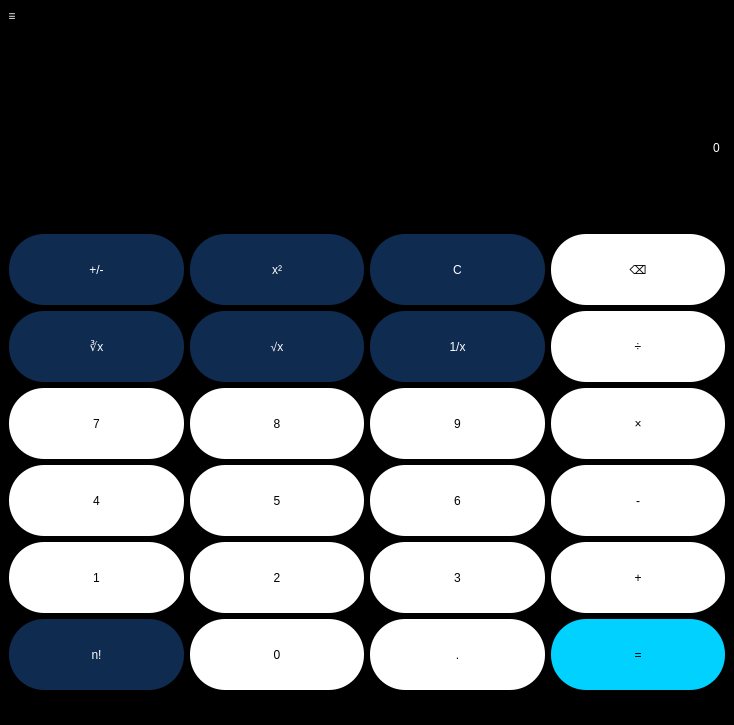
<?xml version="1.0" encoding="UTF-8"?>
<ui version="4.0">
 <class>MainWindow</class>
 <widget class="QMainWindow" name="MainWindow">
  <property name="geometry">
   <rect>
    <x>0</x>
    <y>0</y>
    <width>734</width>
    <height>725</height>
   </rect>
  </property>
  <property name="minimumSize">
   <size>
    <width>734</width>
    <height>725</height>
   </size>
  </property>
  <property name="maximumSize">
   <size>
    <width>734</width>
    <height>725</height>
   </size>
  </property>
  <property name="windowTitle">
   <string>Multy Calculator</string>
  </property>
  <property name="styleSheet">
   <string notr="true">background-color: rgb(0, 0, 0);
color: rgb(255, 255, 255);
selection-background-color: rgb(140, 140, 140);
</string>
  </property>
  <widget class="QWidget" name="centralwidget">
   <property name="minimumSize">
    <size>
     <width>734</width>
     <height>666</height>
    </size>
   </property>
   <property name="maximumSize">
    <size>
     <width>734</width>
     <height>666</height>
    </size>
   </property>
   <property name="styleSheet">
    <string notr="true">QWidget{background-color: #000000;}</string>
   </property>
   <layout class="QVBoxLayout" name="verticalLayout_2">
    <item>
     <layout class="QVBoxLayout" name="verticalLayout">
      <item>
       <widget class="QLabel" name="resol">
        <property name="maximumSize">
         <size>
          <width>16777215</width>
          <height>31</height>
         </size>
        </property>
        <property name="layoutDirection">
         <enum>Qt::RightToLeft</enum>
        </property>
        <property name="styleSheet">
         <string notr="true">QLabel{
border: 1px solid black;
color: rgb(255, 255, 255);
font: 75 16pt &quot;Yu Gothic UI Semibold&quot;;
}</string>
        </property>
        <property name="text">
         <string/>
        </property>
        <property name="alignment">
         <set>Qt::AlignRight|Qt::AlignTrailing|Qt::AlignVCenter</set>
        </property>
       </widget>
      </item>
      <item>
       <widget class="QLineEdit" name="ans_space">
        <property name="enabled">
         <bool>false</bool>
        </property>
        <property name="minimumSize">
         <size>
          <width>240</width>
          <height>161</height>
         </size>
        </property>
        <property name="maximumSize">
         <size>
          <width>16777215</width>
          <height>161</height>
         </size>
        </property>
        <property name="layoutDirection">
         <enum>Qt::LeftToRight</enum>
        </property>
        <property name="styleSheet">
         <string notr="true">QLineEdit{
border: 1px solid black;
color: rgb(255, 255, 255);
	font: 75 70pt &quot;Yu Gothic UI Semibold&quot;;
}</string>
        </property>
        <property name="text">
         <string>0</string>
        </property>
        <property name="alignment">
         <set>Qt::AlignRight|Qt::AlignTrailing|Qt::AlignVCenter</set>
        </property>
       </widget>
      </item>
      <item>
       <layout class="QGridLayout" name="gridLayout">
        <item row="4" column="1">
         <widget class="QPushButton" name="pushButton_17">
          <property name="minimumSize">
           <size>
            <width>71</width>
            <height>71</height>
           </size>
          </property>
          <property name="maximumSize">
           <size>
            <width>1000</width>
            <height>1000</height>
           </size>
          </property>
          <property name="baseSize">
           <size>
            <width>1000</width>
            <height>1000</height>
           </size>
          </property>
          <property name="styleSheet">
           <string notr="true">QPushButton{
font: 75 15pt &quot;MS Shell Dlg 2&quot;;
background-color: #ffffff;
color: black;
	border: 0px;
    border-radius: 35px;
    border-style: outset;
}
QPushButton:pressed{
background-color: #ebebeb;
}</string>
          </property>
          <property name="text">
           <string notr="true">2</string>
          </property>
          <attribute name="buttonGroup">
           <string notr="true">numsButtonsGroup</string>
          </attribute>
         </widget>
        </item>
        <item row="3" column="0">
         <widget class="QPushButton" name="pushButton_15">
          <property name="minimumSize">
           <size>
            <width>71</width>
            <height>71</height>
           </size>
          </property>
          <property name="maximumSize">
           <size>
            <width>1000</width>
            <height>1000</height>
           </size>
          </property>
          <property name="baseSize">
           <size>
            <width>1000</width>
            <height>1000</height>
           </size>
          </property>
          <property name="styleSheet">
           <string notr="true">QPushButton{
font: 75 15pt &quot;MS Shell Dlg 2&quot;;
background-color: #ffffff;
color: black;
	border: 0px;
    border-radius: 35px;
    border-style: outset;
}
QPushButton:pressed{
background-color: #ebebeb;
}</string>
          </property>
          <property name="text">
           <string notr="true">4</string>
          </property>
          <attribute name="buttonGroup">
           <string notr="true">numsButtonsGroup</string>
          </attribute>
         </widget>
        </item>
        <item row="4" column="0">
         <widget class="QPushButton" name="pushButton_16">
          <property name="minimumSize">
           <size>
            <width>71</width>
            <height>71</height>
           </size>
          </property>
          <property name="maximumSize">
           <size>
            <width>1000</width>
            <height>1000</height>
           </size>
          </property>
          <property name="sizeIncrement">
           <size>
            <width>0</width>
            <height>0</height>
           </size>
          </property>
          <property name="baseSize">
           <size>
            <width>1000</width>
            <height>1000</height>
           </size>
          </property>
          <property name="styleSheet">
           <string notr="true">QPushButton{
font: 75 15pt &quot;MS Shell Dlg 2&quot;;
background-color: #ffffff;
color: black;
	border: 0px;
    border-radius: 35px;
    border-style: outset;
}
QPushButton:pressed{
background-color: #ebebeb;
}</string>
          </property>
          <property name="text">
           <string notr="true">1</string>
          </property>
          <attribute name="buttonGroup">
           <string notr="true">numsButtonsGroup</string>
          </attribute>
         </widget>
        </item>
        <item row="4" column="2">
         <widget class="QPushButton" name="pushButton_18">
          <property name="minimumSize">
           <size>
            <width>71</width>
            <height>71</height>
           </size>
          </property>
          <property name="maximumSize">
           <size>
            <width>1000</width>
            <height>1000</height>
           </size>
          </property>
          <property name="baseSize">
           <size>
            <width>1000</width>
            <height>1000</height>
           </size>
          </property>
          <property name="styleSheet">
           <string notr="true">QPushButton{
font: 75 15pt &quot;MS Shell Dlg 2&quot;;
background-color: #ffffff;
color: black;
	border: 0px;
    border-radius: 35px;
    border-style: outset;
}
QPushButton:pressed{
background-color: #ebebeb;
}</string>
          </property>
          <property name="text">
           <string notr="true">3</string>
          </property>
          <attribute name="buttonGroup">
           <string notr="true">numsButtonsGroup</string>
          </attribute>
         </widget>
        </item>
        <item row="5" column="0">
         <widget class="QPushButton" name="fact_btn">
          <property name="minimumSize">
           <size>
            <width>71</width>
            <height>71</height>
           </size>
          </property>
          <property name="maximumSize">
           <size>
            <width>1000</width>
            <height>1000</height>
           </size>
          </property>
          <property name="sizeIncrement">
           <size>
            <width>0</width>
            <height>0</height>
           </size>
          </property>
          <property name="baseSize">
           <size>
            <width>0</width>
            <height>0</height>
           </size>
          </property>
          <property name="styleSheet">
           <string notr="true">QPushButton{
font: 15pt &quot;MS Shell Dlg 2&quot;;
background-color: #0f2b50;
	border: 0px;
    border-radius: 35px;
    border-style: outset;
	color: rgb(255, 255, 255);
}
QPushButton:pressed{
background-color: #091c34;
color: #6d6d6d
}
</string>
          </property>
          <property name="text">
           <string notr="true">n!</string>
          </property>
          <attribute name="buttonGroup">
           <string notr="true">complexSignButtonsGroup</string>
          </attribute>
         </widget>
        </item>
        <item row="2" column="2">
         <widget class="QPushButton" name="pushButton_12">
          <property name="minimumSize">
           <size>
            <width>71</width>
            <height>71</height>
           </size>
          </property>
          <property name="maximumSize">
           <size>
            <width>1000</width>
            <height>1000</height>
           </size>
          </property>
          <property name="baseSize">
           <size>
            <width>1000</width>
            <height>1000</height>
           </size>
          </property>
          <property name="styleSheet">
           <string notr="true">QPushButton{
font: 75 15pt &quot;MS Shell Dlg 2&quot;;
background-color: #ffffff;
color: black;
	border: 0px;
    border-radius: 35px;
    border-style: outset;
}
QPushButton:pressed{
background-color: #ebebeb;
}</string>
          </property>
          <property name="text">
           <string notr="true">9</string>
          </property>
          <attribute name="buttonGroup">
           <string notr="true">numsButtonsGroup</string>
          </attribute>
         </widget>
        </item>
        <item row="1" column="2">
         <widget class="QPushButton" name="rev_btn">
          <property name="minimumSize">
           <size>
            <width>71</width>
            <height>71</height>
           </size>
          </property>
          <property name="maximumSize">
           <size>
            <width>1000</width>
            <height>1000</height>
           </size>
          </property>
          <property name="baseSize">
           <size>
            <width>1000</width>
            <height>1000</height>
           </size>
          </property>
          <property name="styleSheet">
           <string notr="true">QPushButton{
font: 15pt &quot;MS Shell Dlg 2&quot;;
background-color: #0f2b50;
	border: 0px;
    border-radius: 35px;
    border-style: outset;
	color: rgb(255, 255, 255);
}
QPushButton:pressed{
background-color: #091c34;
color: #6d6d6d
}
</string>
          </property>
          <property name="text">
           <string notr="true">1/x</string>
          </property>
          <attribute name="buttonGroup">
           <string notr="true">complexSignButtonsGroup</string>
          </attribute>
         </widget>
        </item>
        <item row="1" column="1">
         <widget class="QPushButton" name="root_2_btn">
          <property name="minimumSize">
           <size>
            <width>71</width>
            <height>71</height>
           </size>
          </property>
          <property name="maximumSize">
           <size>
            <width>1000</width>
            <height>1000</height>
           </size>
          </property>
          <property name="baseSize">
           <size>
            <width>1000</width>
            <height>1000</height>
           </size>
          </property>
          <property name="styleSheet">
           <string notr="true">QPushButton{
font: 15pt &quot;MS Shell Dlg 2&quot;;
background-color: #0f2b50;
	border: 0px;
    border-radius: 35px;
    border-style: outset;
	color: rgb(255, 255, 255);
}
QPushButton:pressed{
background-color: #091c34;
color: #6d6d6d
}
</string>
          </property>
          <property name="text">
           <string notr="true">√x</string>
          </property>
          <attribute name="buttonGroup">
           <string notr="true">complexSignButtonsGroup</string>
          </attribute>
         </widget>
        </item>
        <item row="1" column="3">
         <widget class="QPushButton" name="div_btn">
          <property name="minimumSize">
           <size>
            <width>71</width>
            <height>71</height>
           </size>
          </property>
          <property name="maximumSize">
           <size>
            <width>1000</width>
            <height>1000</height>
           </size>
          </property>
          <property name="baseSize">
           <size>
            <width>1000</width>
            <height>1000</height>
           </size>
          </property>
          <property name="styleSheet">
           <string notr="true">QPushButton{
font: 75 15pt &quot;MS Shell Dlg 2&quot;;
background-color: #ffffff;
color: black;
	border: 0px;
    border-radius: 35px;
    border-style: outset;
}
QPushButton:pressed{
background-color: #ebebeb;
}</string>
          </property>
          <property name="text">
           <string notr="true">÷</string>
          </property>
          <attribute name="buttonGroup">
           <string notr="true">simpleSignButtonsGroup</string>
          </attribute>
         </widget>
        </item>
        <item row="3" column="2">
         <widget class="QPushButton" name="pushButton_13">
          <property name="minimumSize">
           <size>
            <width>71</width>
            <height>71</height>
           </size>
          </property>
          <property name="maximumSize">
           <size>
            <width>1000</width>
            <height>1000</height>
           </size>
          </property>
          <property name="baseSize">
           <size>
            <width>1000</width>
            <height>1000</height>
           </size>
          </property>
          <property name="styleSheet">
           <string notr="true">QPushButton{
font: 75 15pt &quot;MS Shell Dlg 2&quot;;
background-color: #ffffff;
color: black;
	border: 0px;
    border-radius: 35px;
    border-style: outset;
}
QPushButton:pressed{
background-color: #ebebeb;
}</string>
          </property>
          <property name="text">
           <string notr="true">6</string>
          </property>
          <attribute name="buttonGroup">
           <string notr="true">numsButtonsGroup</string>
          </attribute>
         </widget>
        </item>
        <item row="3" column="1">
         <widget class="QPushButton" name="pushButton_14">
          <property name="minimumSize">
           <size>
            <width>71</width>
            <height>71</height>
           </size>
          </property>
          <property name="maximumSize">
           <size>
            <width>1000</width>
            <height>1000</height>
           </size>
          </property>
          <property name="baseSize">
           <size>
            <width>1000</width>
            <height>1000</height>
           </size>
          </property>
          <property name="styleSheet">
           <string notr="true">QPushButton{
font: 75 15pt &quot;MS Shell Dlg 2&quot;;
background-color: #ffffff;
color: black;
	border: 0px;
    border-radius: 35px;
    border-style: outset;
}
QPushButton:pressed{
background-color: #ebebeb;
}</string>
          </property>
          <property name="text">
           <string notr="true">5</string>
          </property>
          <attribute name="buttonGroup">
           <string notr="true">numsButtonsGroup</string>
          </attribute>
         </widget>
        </item>
        <item row="2" column="0">
         <widget class="QPushButton" name="btn_7">
          <property name="minimumSize">
           <size>
            <width>71</width>
            <height>71</height>
           </size>
          </property>
          <property name="maximumSize">
           <size>
            <width>1000</width>
            <height>1000</height>
           </size>
          </property>
          <property name="baseSize">
           <size>
            <width>1000</width>
            <height>1000</height>
           </size>
          </property>
          <property name="styleSheet">
           <string notr="true">QPushButton{
font: 75 15pt &quot;MS Shell Dlg 2&quot;;
background-color: #ffffff;
color: black;
	border: 0px;
    border-radius: 35px;
    border-style: outset;
}
QPushButton:pressed{
background-color: #ebebeb;
}</string>
          </property>
          <property name="text">
           <string notr="true">7</string>
          </property>
          <attribute name="buttonGroup">
           <string notr="true">numsButtonsGroup</string>
          </attribute>
         </widget>
        </item>
        <item row="3" column="3">
         <widget class="QPushButton" name="min_btn">
          <property name="minimumSize">
           <size>
            <width>71</width>
            <height>71</height>
           </size>
          </property>
          <property name="maximumSize">
           <size>
            <width>1000</width>
            <height>1000</height>
           </size>
          </property>
          <property name="baseSize">
           <size>
            <width>1000</width>
            <height>1000</height>
           </size>
          </property>
          <property name="styleSheet">
           <string notr="true">QPushButton{
font: 75 15pt &quot;MS Shell Dlg 2&quot;;
background-color: #ffffff;
color: black;
	border: 0px;
    border-radius: 35px;
    border-style: outset;
}
QPushButton:pressed{
background-color: #ebebeb;
}</string>
          </property>
          <property name="text">
           <string notr="true">-</string>
          </property>
          <attribute name="buttonGroup">
           <string notr="true">simpleSignButtonsGroup</string>
          </attribute>
         </widget>
        </item>
        <item row="4" column="3">
         <widget class="QPushButton" name="plus_btn">
          <property name="minimumSize">
           <size>
            <width>71</width>
            <height>71</height>
           </size>
          </property>
          <property name="maximumSize">
           <size>
            <width>1000</width>
            <height>1000</height>
           </size>
          </property>
          <property name="baseSize">
           <size>
            <width>1000</width>
            <height>1000</height>
           </size>
          </property>
          <property name="styleSheet">
           <string notr="true">QPushButton{
font: 75 15pt &quot;MS Shell Dlg 2&quot;;
background-color: #ffffff;
color: black;
	border: 0px;
    border-radius: 35px;
    border-style: outset;
}
QPushButton:pressed{
background-color: #ebebeb;
}</string>
          </property>
          <property name="text">
           <string notr="true">+</string>
          </property>
          <attribute name="buttonGroup">
           <string notr="true">simpleSignButtonsGroup</string>
          </attribute>
         </widget>
        </item>
        <item row="5" column="1">
         <widget class="QPushButton" name="pushButton_9">
          <property name="minimumSize">
           <size>
            <width>71</width>
            <height>71</height>
           </size>
          </property>
          <property name="maximumSize">
           <size>
            <width>1000</width>
            <height>1000</height>
           </size>
          </property>
          <property name="baseSize">
           <size>
            <width>1000</width>
            <height>1000</height>
           </size>
          </property>
          <property name="styleSheet">
           <string notr="true">QPushButton{
font: 75 15pt &quot;MS Shell Dlg 2&quot;;
background-color: #ffffff;
color: black;
	border: 0px;
    border-radius: 35px;
    border-style: outset;
}
QPushButton:pressed{
background-color: #ebebeb;
}</string>
          </property>
          <property name="text">
           <string notr="true">0</string>
          </property>
          <attribute name="buttonGroup">
           <string notr="true">numsButtonsGroup</string>
          </attribute>
         </widget>
        </item>
        <item row="1" column="0">
         <widget class="QPushButton" name="root_3_btn">
          <property name="minimumSize">
           <size>
            <width>71</width>
            <height>71</height>
           </size>
          </property>
          <property name="maximumSize">
           <size>
            <width>1000</width>
            <height>1000</height>
           </size>
          </property>
          <property name="styleSheet">
           <string notr="true">QPushButton{
font: 15pt &quot;MS Shell Dlg 2&quot;;
background-color: #0f2b50;
	border: 0px;
    border-radius: 35px;
    border-style: outset;
	color: rgb(255, 255, 255);
}
QPushButton:pressed{
background-color: #091c34;
color: #6d6d6d
}
</string>
          </property>
          <property name="text">
           <string notr="true">∛x</string>
          </property>
          <attribute name="buttonGroup">
           <string notr="true">complexSignButtonsGroup</string>
          </attribute>
         </widget>
        </item>
        <item row="0" column="0">
         <widget class="QPushButton" name="pl_min_btn">
          <property name="minimumSize">
           <size>
            <width>71</width>
            <height>71</height>
           </size>
          </property>
          <property name="maximumSize">
           <size>
            <width>1000</width>
            <height>1000</height>
           </size>
          </property>
          <property name="styleSheet">
           <string notr="true">QPushButton{
font: 15pt &quot;MS Shell Dlg 2&quot;;
background-color: #0f2b50;
	border: 0px;
    border-radius: 35px;
    border-style: outset;
	color: rgb(255, 255, 255);
}
QPushButton:pressed{
background-color: #091c34;
color: #6d6d6d
}
</string>
          </property>
          <property name="text">
           <string notr="true">+/-</string>
          </property>
         </widget>
        </item>
        <item row="0" column="1">
         <widget class="QPushButton" name="square_btn">
          <property name="minimumSize">
           <size>
            <width>71</width>
            <height>71</height>
           </size>
          </property>
          <property name="maximumSize">
           <size>
            <width>1000</width>
            <height>1000</height>
           </size>
          </property>
          <property name="baseSize">
           <size>
            <width>1000</width>
            <height>1000</height>
           </size>
          </property>
          <property name="styleSheet">
           <string notr="true">QPushButton{
font: 15pt &quot;MS Shell Dlg 2&quot;;
background-color: #0f2b50;
	border: 0px;
    border-radius: 35px;
    border-style: outset;
	color: rgb(255, 255, 255);
}
QPushButton:pressed{
background-color: #091c34;
color: #6d6d6d
}
</string>
          </property>
          <property name="text">
           <string notr="true">x²</string>
          </property>
          <attribute name="buttonGroup">
           <string notr="true">complexSignButtonsGroup</string>
          </attribute>
         </widget>
        </item>
        <item row="5" column="3">
         <widget class="QPushButton" name="eq_btn">
          <property name="minimumSize">
           <size>
            <width>71</width>
            <height>71</height>
           </size>
          </property>
          <property name="maximumSize">
           <size>
            <width>1000</width>
            <height>1000</height>
           </size>
          </property>
          <property name="baseSize">
           <size>
            <width>1000</width>
            <height>1000</height>
           </size>
          </property>
          <property name="styleSheet">
           <string notr="true">QPushButton{
	font: 75 14pt &quot;MS Shell Dlg 2&quot;;
	background-color: #01d1ff;
	border: 0px;
	color:black;
    border-radius: 35px;
    border-style: outset;
}
QPushButton:pressed{
background-color: #0590cb;
}
</string>
          </property>
          <property name="text">
           <string>=</string>
          </property>
         </widget>
        </item>
        <item row="5" column="2">
         <widget class="QPushButton" name="dot_btn">
          <property name="minimumSize">
           <size>
            <width>71</width>
            <height>71</height>
           </size>
          </property>
          <property name="maximumSize">
           <size>
            <width>1000</width>
            <height>1000</height>
           </size>
          </property>
          <property name="baseSize">
           <size>
            <width>1000</width>
            <height>1000</height>
           </size>
          </property>
          <property name="styleSheet">
           <string notr="true">QPushButton{
font: 75 15pt &quot;MS Shell Dlg 2&quot;;
background-color: #ffffff;
color: black;
	border: 0px;
    border-radius: 35px;
    border-style: outset;
}
QPushButton:pressed{
background-color: #ebebeb;
}</string>
          </property>
          <property name="text">
           <string notr="true">.</string>
          </property>
         </widget>
        </item>
        <item row="0" column="2">
         <widget class="QPushButton" name="clear_btn">
          <property name="minimumSize">
           <size>
            <width>71</width>
            <height>71</height>
           </size>
          </property>
          <property name="maximumSize">
           <size>
            <width>1000</width>
            <height>1000</height>
           </size>
          </property>
          <property name="sizeIncrement">
           <size>
            <width>0</width>
            <height>0</height>
           </size>
          </property>
          <property name="styleSheet">
           <string notr="true">QPushButton{
font: 15pt &quot;MS Shell Dlg 2&quot;;
background-color: #0f2b50;
	border: 0px;
    border-radius: 35px;
    border-style: outset;
	color: rgb(255, 255, 255);
}
QPushButton:pressed{
background-color: #091c34;
color: #6d6d6d
}
</string>
          </property>
          <property name="text">
           <string notr="true">С</string>
          </property>
         </widget>
        </item>
        <item row="2" column="3">
         <widget class="QPushButton" name="mul_btn">
          <property name="minimumSize">
           <size>
            <width>71</width>
            <height>71</height>
           </size>
          </property>
          <property name="maximumSize">
           <size>
            <width>1000</width>
            <height>1000</height>
           </size>
          </property>
          <property name="baseSize">
           <size>
            <width>1000</width>
            <height>1000</height>
           </size>
          </property>
          <property name="styleSheet">
           <string notr="true">QPushButton{
font: 75 15pt &quot;MS Shell Dlg 2&quot;;
background-color: #ffffff;
color: black;
	border: 0px;
    border-radius: 35px;
    border-style: outset;
}
QPushButton:pressed{
background-color: #ebebeb;
}</string>
          </property>
          <property name="text">
           <string notr="true">×</string>
          </property>
          <attribute name="buttonGroup">
           <string notr="true">simpleSignButtonsGroup</string>
          </attribute>
         </widget>
        </item>
        <item row="2" column="1">
         <widget class="QPushButton" name="pushButton_11">
          <property name="minimumSize">
           <size>
            <width>71</width>
            <height>71</height>
           </size>
          </property>
          <property name="maximumSize">
           <size>
            <width>1000</width>
            <height>1000</height>
           </size>
          </property>
          <property name="baseSize">
           <size>
            <width>1000</width>
            <height>1000</height>
           </size>
          </property>
          <property name="styleSheet">
           <string notr="true">QPushButton{
font: 75 15pt &quot;MS Shell Dlg 2&quot;;
background-color: #ffffff;
color: black;
	border: 0px;
    border-radius: 35px;
    border-style: outset;
}
QPushButton:pressed{
background-color: #ebebeb;
}</string>
          </property>
          <property name="text">
           <string notr="true">8</string>
          </property>
          <attribute name="buttonGroup">
           <string notr="true">numsButtonsGroup</string>
          </attribute>
         </widget>
        </item>
        <item row="0" column="3">
         <widget class="QPushButton" name="del_btn">
          <property name="minimumSize">
           <size>
            <width>71</width>
            <height>71</height>
           </size>
          </property>
          <property name="maximumSize">
           <size>
            <width>1000</width>
            <height>1000</height>
           </size>
          </property>
          <property name="baseSize">
           <size>
            <width>1000</width>
            <height>1000</height>
           </size>
          </property>
          <property name="styleSheet">
           <string notr="true">QPushButton{
font: 75 12pt &quot;MS Shell Dlg 2&quot;;
background-color: #ffffff;
color: black;
	border: 0px;
    border-radius: 35px;
    border-style: outset;
}
QPushButton:pressed{
background-color: #ebebeb;
}</string>
          </property>
          <property name="text">
           <string notr="true">⌫</string>
          </property>
         </widget>
        </item>
       </layout>
      </item>
     </layout>
    </item>
   </layout>
  </widget>
  <widget class="QMenuBar" name="menubar">
   <property name="geometry">
    <rect>
     <x>0</x>
     <y>0</y>
     <width>734</width>
     <height>36</height>
    </rect>
   </property>
   <widget class="QMenu" name="menu">
    <property name="title">
     <string>≡
</string>
    </property>
    <addaction name="Simple"/>
    <addaction name="Engineering"/>
    <addaction name="Function_graphs"/>
    <addaction name="separator"/>
    <addaction name="Currency"/>
    <addaction name="Volume"/>
    <addaction name="Length"/>
    <addaction name="Temperature"/>
    <addaction name="Speed"/>
    <addaction name="Corner"/>
    <addaction name="separator"/>
   </widget>
   <addaction name="menu"/>
  </widget>
  <widget class="QStatusBar" name="statusbar"/>
  <action name="actionSimple">
   <property name="text">
    <string>Simple</string>
   </property>
  </action>
  <action name="actionEngeneer">
   <property name="text">
    <string>Engeneer</string>
   </property>
  </action>
  <action name="actionEngineering">
   <property name="text">
    <string>Engineering </string>
   </property>
  </action>
  <action name="actionSimple_2">
   <property name="text">
    <string>Simple</string>
   </property>
  </action>
  <action name="actionEngineering_2">
   <property name="text">
    <string>Engineering </string>
   </property>
  </action>
  <action name="actionFunction_graphs">
   <property name="text">
    <string>Function graphs</string>
   </property>
  </action>
  <action name="actionDate_calculating">
   <property name="text">
    <string>Date calculating</string>
   </property>
  </action>
  <action name="Simple">
   <property name="text">
    <string>Simple</string>
   </property>
  </action>
  <action name="Engineering">
   <property name="text">
    <string>Engineering</string>
   </property>
  </action>
  <action name="Function_graphs">
   <property name="text">
    <string>Function graphs</string>
   </property>
  </action>
  <action name="Date_calculating">
   <property name="text">
    <string>Date calculating</string>
   </property>
  </action>
  <action name="Currency">
   <property name="text">
    <string>Currency</string>
   </property>
  </action>
  <action name="Volume">
   <property name="text">
    <string>Volume</string>
   </property>
  </action>
  <action name="Length">
   <property name="text">
    <string>Length</string>
   </property>
  </action>
  <action name="Temperature">
   <property name="text">
    <string>Temperature</string>
   </property>
  </action>
  <action name="Speed">
   <property name="text">
    <string>Speed</string>
   </property>
  </action>
  <action name="Corner">
   <property name="text">
    <string>Corner</string>
   </property>
  </action>
  <action name="actionSettings">
   <property name="text">
    <string>Settings</string>
   </property>
  </action>
 </widget>
 <resources/>
 <connections/>
 <buttongroups>
  <buttongroup name="numsButtonsGroup"/>
  <buttongroup name="simpleSignButtonsGroup"/>
  <buttongroup name="complexSignButtonsGroup"/>
 </buttongroups>
</ui>
